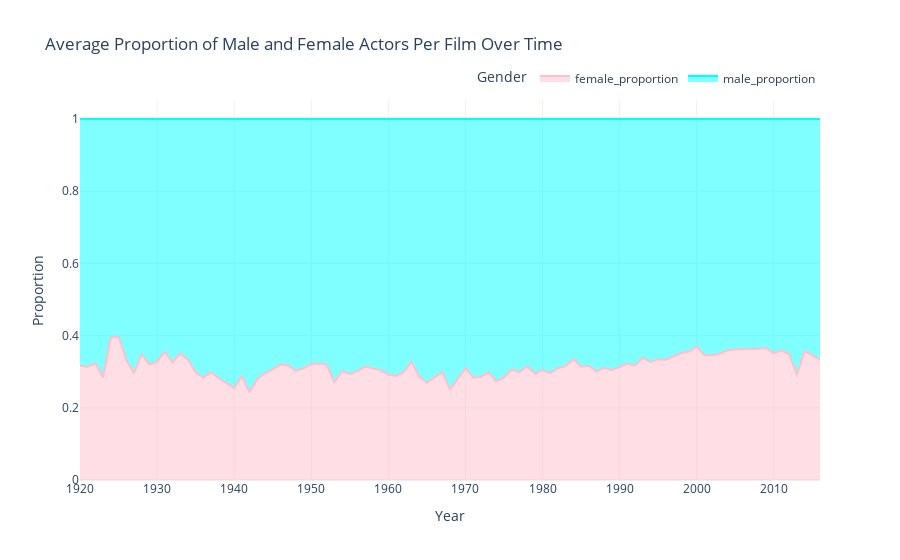

Notebook source saved alongside this figure:
### Code cell
# groupby year and do average male and female proportions
df['Actor_gender_female'] = 1 - df['Actor_gender_male'] 
avg_gender_by_year = df.groupby('Movie_release_date').agg(male_proportion=('Actor_gender_male', 'mean'),female_proportion=('Actor_gender_female', 'mean')).reset_index()

# format for Plotly
gender_long_df = avg_gender_by_year.melt(
    id_vars='Movie_release_date',
    value_vars=['female_proportion', 'male_proportion'],
    var_name='gender',
    value_name='proportion'
)
color_map = {'male_proportion': 'cyan', 'female_proportion': 'pink'}

#plot interactive line
fig = px.area(
    gender_long_df,
    x='Movie_release_date',
    y='proportion',
    color='gender',
    labels={'Movie_release_date': 'Year', 'proportion': 'Proportion'},
    title='Average Proportion of Male and Female Actors Per Film Over Time',
    template='plotly_white',
    color_discrete_map=color_map 

)

# make  title etc
fig.update_layout(
    xaxis_title='Year',
    yaxis_title='Proportion',
    legend_title='Gender',
    xaxis=dict(range=[1920, gender_long_df['Movie_release_date'].max()]),  # Skip first years as we have few films
    legend=dict(
        orientation="h",
        yanchor="bottom",
        y=1.02,
        xanchor="right",
        x=1
    ),
)

fig.show()

### Figure 1 — Plotly figure (JSON) as saved in the notebook; plotly's stock layout.template omitted (floating-point values rounded to 4 significant figures)
{"data": [{"fillpattern": {"shape": ""}, "hovertemplate": "gender=female_proportion<br>Year=%{x}<br>Proportion=%{y}<extra></extra>", "legendgroup": "female_proportion", "line": {"color": "pink"}, "marker": {"symbol": "circle"}, "mode": "lines", "name": "female_proportion", "orientation": "v", "showlegend": true, "stackgroup": "1", "type": "scatter", "x": [1894, 1896, 1900, 1902, 1903, 1904, 1905, 1906, 1907, 1908, 1909, 1910, 1911, 1912, 1913, 1914, 1915, 1916, 1917, 1918, 1919, 1920, 1921, 1922, 1923, 1924, 1925, 1926, 1927, 1928, 1929, 1930, 1931, 1932, 1933, 1934, 1935, 1936, 1937, 1938, 1939, 1940, 1941, 1942, 1943, 1944, 1945, 1946, 1947, 1948, 1949, 1950, 1951, 1952, 1953, 1954, 1955, 1956, 1957, 1958, 1959, 1960, 1961, 1962, 1963, 1964, 1965, 1966, 1967, 1968, 1969, 1970, 1971, 1972, 1973, 1974, 1975, 1976, 1977, 1978, 1979, 1980, 1981, 1982, 1983, 1984, 1985, 1986, 1987, 1988, 1989, 1990, 1991, 1992, 1993, 1994, 1995, 1996, 1997, 1998, 1999, 2000, 2001, 2002, 2003, 2004, 2005, 2006, 2007, 2008, 2009, 2010, 2011, 2012, 2013, 2014, 2016], "xaxis": "x", "y": [0, 0.5, 0.3333, 0.5, 0, 0, 0, 0.25, 0.25, 0.4, 0.463, 0.4146, 0.4052, 0.4589, 0.3589, 0.3566, 0.3669, 0.3616, 0.316, 0.372, 0.3131, 0.3166, 0.314, 0.3232, 0.2837, 0.3943, 0.3971, 0.3326, 0.2957, 0.3484, 0.3203, 0.3278, 0.3548, 0.3261, 0.3505, 0.3333, 0.2981, 0.2837, 0.2983, 0.2817, 0.2697, 0.2553, 0.288, 0.2432, 0.2794, 0.296, 0.3067, 0.3199, 0.3177, 0.3024, 0.3091, 0.3212, 0.3225, 0.3197, 0.2707, 0.3021, 0.2932, 0.3015, 0.314, 0.3082, 0.3039, 0.2917, 0.2881, 0.2992, 0.3273, 0.2866, 0.2695, 0.284, 0.2992, 0.2504, 0.2813, 0.309, 0.2839, 0.2861, 0.2978, 0.2743, 0.2838, 0.3062, 0.2989, 0.315, 0.295, 0.3045, 0.2963, 0.3098, 0.3158, 0.3353, 0.3138, 0.3165, 0.3008, 0.3106, 0.3043, 0.3147, 0.3228, 0.3165, 0.3385, 0.3268, 0.3343, 0.3332, 0.3431, 0.3516, 0.3557, 0.3695, 0.3454, 0.3454, 0.3498, 0.3591, 0.3618, 0.3622, 0.3629, 0.3633, 0.3661, 0.3505, 0.3592, 0.3483, 0.2922, 0.3571, 0.3333], "yaxis": "y"}, {"fillpattern": {"shape": ""}, "hovertemplate": "gender=male_proportion<br>Year=%{x}<br>Proportion=%{y}<extra></extra>", "legendgroup": "male_proportion", "line": {"color": "cyan"}, "marker": {"symbol": "circle"}, "mode": "lines", "name": "male_proportion", "orientation": "v", "showlegend": true, "stackgroup": "1", "type": "scatter", "x": [1894, 1896, 1900, 1902, 1903, 1904, 1905, 1906, 1907, 1908, 1909, 1910, 1911, 1912, 1913, 1914, 1915, 1916, 1917, 1918, 1919, 1920, 1921, 1922, 1923, 1924, 1925, 1926, 1927, 1928, 1929, 1930, 1931, 1932, 1933, 1934, 1935, 1936, 1937, 1938, 1939, 1940, 1941, 1942, 1943, 1944, 1945, 1946, 1947, 1948, 1949, 1950, 1951, 1952, 1953, 1954, 1955, 1956, 1957, 1958, 1959, 1960, 1961, 1962, 1963, 1964, 1965, 1966, 1967, 1968, 1969, 1970, 1971, 1972, 1973, 1974, 1975, 1976, 1977, 1978, 1979, 1980, 1981, 1982, 1983, 1984, 1985, 1986, 1987, 1988, 1989, 1990, 1991, 1992, 1993, 1994, 1995, 1996, 1997, 1998, 1999, 2000, 2001, 2002, 2003, 2004, 2005, 2006, 2007, 2008, 2009, 2010, 2011, 2012, 2013, 2014, 2016], "xaxis": "x", "y": [1, 0.5, 0.6667, 0.5, 1, 1, 1, 0.75, 0.75, 0.6, 0.537, 0.5854, 0.5948, 0.5411, 0.6411, 0.6434, 0.6331, 0.6384, 0.684, 0.628, 0.6869, 0.6834, 0.686, 0.6768, 0.7163, 0.6057, 0.6029, 0.6674, 0.7043, 0.6516, 0.6797, 0.6722, 0.6452, 0.6739, 0.6495, 0.6667, 0.7019, 0.7163, 0.7017, 0.7183, 0.7303, 0.7447, 0.712, 0.7568, 0.7206, 0.704, 0.6933, 0.6801, 0.6823, 0.6976, 0.6909, 0.6788, 0.6775, 0.6803, 0.7293, 0.6979, 0.7068, 0.6985, 0.686, 0.6918, 0.6961, 0.7083, 0.7119, 0.7008, 0.6727, 0.7134, 0.7305, 0.716, 0.7008, 0.7496, 0.7187, 0.691, 0.7161, 0.7139, 0.7022, 0.7257, 0.7162, 0.6938, 0.7011, 0.685, 0.705, 0.6955, 0.7037, 0.6902, 0.6842, 0.6647, 0.6862, 0.6835, 0.6992, 0.6894, 0.6957, 0.6853, 0.6772, 0.6835, 0.6615, 0.6732, 0.6657, 0.6668, 0.6569, 0.6484, 0.6443, 0.6305, 0.6546, 0.6546, 0.6502, 0.6409, 0.6382, 0.6378, 0.6371, 0.6367, 0.6339, 0.6495, 0.6408, 0.6517, 0.7078, 0.6429, 0.6667], "yaxis": "y"}], "layout": {"legend": {"orientation": "h", "title": {"text": "Gender"}, "tracegroupgap": 0, "x": 1, "xanchor": "right", "y": 1.02, "yanchor": "bottom"}, "title": {"text": "Average Proportion of Male and Female Actors Per Film Over Time"}, "xaxis": {"anchor": "y", "domain": [0, 1], "range": [1920, 2016], "title": {"text": "Year"}}, "yaxis": {"anchor": "x", "domain": [0, 1], "title": {"text": "Proportion"}}}}
